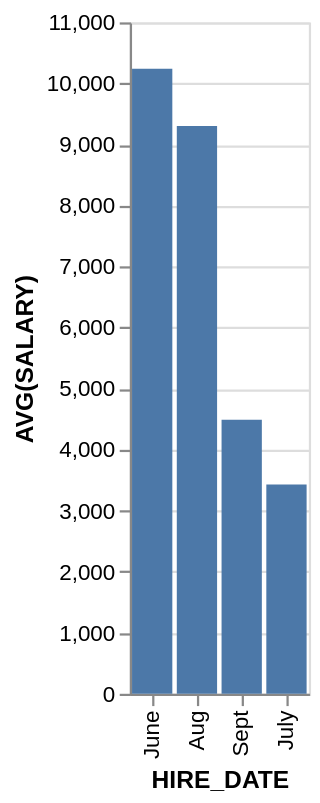

Vega-Lite specification for this chart:
### Vega-Lite specification from a JSON file in a GitHub repository (floating-point values rounded to 4 significant figures)
{"data": {"values": [{"x_data": "June", "y_data": 10240.0}, {"x_data": "Aug", "y_data": 9304.0}, {"x_data": "Sept", "y_data": 4492.0}, {"x_data": "July", "y_data": 3429.0}]}, "mark": "bar", "encoding": {"x": {"field": "x_data", "type": "nominal", "title": "HIRE_DATE", "sort": {"op": "sum", "field": "y_data", "order": "descending"}}, "y": {"field": "y_data", "type": "quantitative", "title": "AVG(SALARY)"}}}
